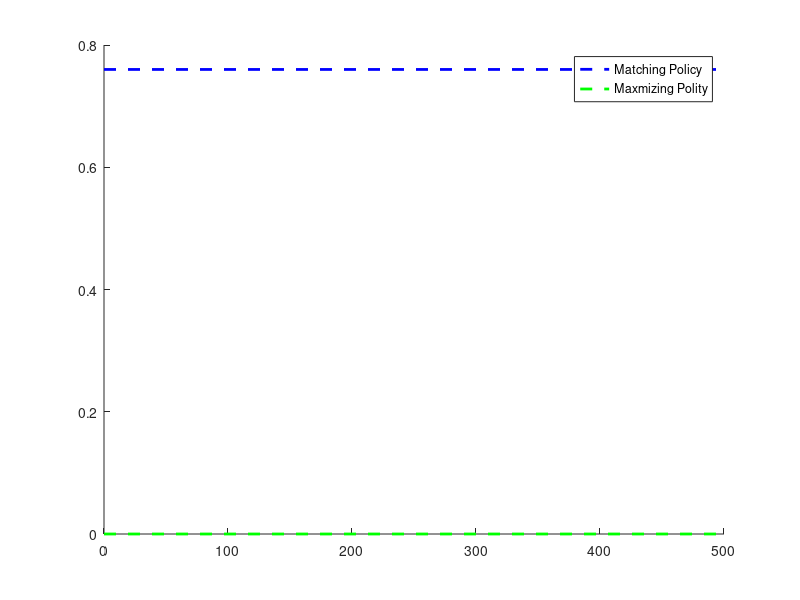

Recreate this plot in MATLAB. (Note: this script raises an error after producing the figure.)
% plot the policy obtained by model
clear all;
close all;

linewidth = 2;
fontsize = 16;
fontweight = 'bold';

load PMatch
p_match_model = pA_list;
clear pA_list;
load PMax
p_max_model = pA_list;

p_match = 0.76;
p_max   = 0;
numTrials = size(p_match_model,2);
x = 1:numTrials;

meanX_match = mean(p_match_model);
%errorX_match = std(p_match_model)/sqrt(size(p_match_model, 1)); %error bar is standard error
errorX_match = std(p_match_model);

meanX_max = mean(p_max_model);
%errorX_max = std(p_max_model)/sqrt(size(p_max_model, 1));
errorX_max = std(p_max_model);


figure;
hold on;
plot([0 numTrials], [p_match p_match], '--b', 'LineWidth', 2);
plot([0 numTrials], [p_max p_max], '--g', 'LineWidth', 2);
legend('Matching Policy', 'Maxmizing Polity' );

shadedErrorBar(x, meanX_match, errorX_match, {'b-','markerfacecolor','b'});

shadedErrorBar(x, meanX_max, errorX_max, {'g-','markerfacecolor','g'});
plot([0 numTrials], [p_match p_match], '--b', 'LineWidth', 2);
plot([0 numTrials], [p_max p_max], '--g', 'LineWidth', 2);

hold off;


set(gca, 'ylim', [0 1]);
set(gca, 'xlim', [1 numTrials]);
set(gca, 'yTick', [0:0.2:1]);
set(gca, 'xTick', [0:100:numTrials]);

xlabel('Trials', 'FontSize', fontsize);
ylabel('Propotion of Choosing Matching Button', 'FontSize', fontsize);
set(gca, 'FontSize', fontsize);
%set(gca, 'FontWeight', 'bold');

set(gcf, 'renderer', 'painters');
set(gcf, 'PaperUnits', 'inches');
set(gcf, 'PaperSize', [6 4]);
set(gcf, 'PaperPositionMode', 'manual');
set(gcf, 'PaperPosition', [0 0 6 4]);
print(gcf, '-depsc2', 'policy_model.eps');